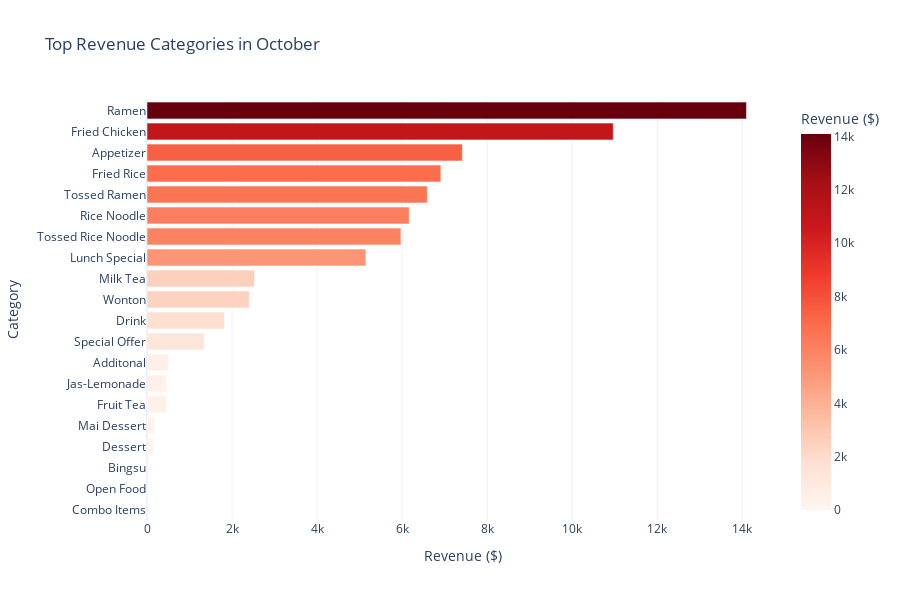

Notebook source saved alongside this figure:
### Code cell
# === Top Revenue Categories (by Amount) ===
revenue_sorted = octDF.sort_values('Amount', ascending=False)

fig2 = px.bar(
    revenue_sorted,
    x='Amount',
    y='Category',
    orientation='h',
    title='Top Revenue Categories in October',
    labels={'Amount': 'Revenue ($)', 'Category': 'Category'},
    color='Amount',
    color_continuous_scale='Reds'
)
fig2.update_layout(
    template='plotly_white',
    height=600,
    yaxis=dict(categoryorder='total ascending')
)
fig2.show()

### Figure 1 — Plotly figure (JSON) as saved in the notebook; plotly's stock layout.template omitted (floating-point values rounded to 4 significant figures)
{"data": [{"hovertemplate": "Revenue ($)=%{marker.color}<br>Category=%{y}<extra></extra>", "legendgroup": "", "marker": {"color": [14100.0, 10970.0, 7416.0, 6911.0, 6591.0, 6167.0, 5971.0, 5149.0, 2528.0, 2407.0, 1821.0, 1345.0, 508.5, 461.3, 460.0, 184.8, 153.6, 60.52, 9.31, 0.0], "coloraxis": "coloraxis", "pattern": {"shape": ""}}, "name": "", "orientation": "h", "showlegend": false, "textposition": "auto", "x": [14100.0, 10970.0, 7416.0, 6911.0, 6591.0, 6167.0, 5971.0, 5149.0, 2528.0, 2407.0, 1821.0, 1345.0, 508.5, 461.3, 460.0, 184.8, 153.6, 60.52, 9.31, 0.0], "xaxis": "x", "y": ["Ramen", "Fried Chicken", "Appetizer", "Fried Rice", "Tossed Ramen", "Rice Noodle", "Tossed Rice Noodle", "Lunch Special", "Milk Tea", "Wonton", "Drink", "Special Offer", "Additonal", "Jas-Lemonade", "Fruit Tea", "Mai Dessert", "Dessert", "Bingsu", "Open Food", "Combo Items"], "yaxis": "y", "type": "bar"}], "layout": {"xaxis": {"anchor": "y", "domain": [0.0, 1.0], "title": {"text": "Revenue ($)"}}, "yaxis": {"anchor": "x", "domain": [0.0, 1.0], "title": {"text": "Category"}, "categoryorder": "total ascending"}, "coloraxis": {"colorbar": {"title": {"text": "Revenue ($)"}}, "colorscale": [[0.0, "rgb(255,245,240)"], [0.125, "rgb(254,224,210)"], [0.25, "rgb(252,187,161)"], [0.375, "rgb(252,146,114)"], [0.5, "rgb(251,106,74)"], [0.625, "rgb(239,59,44)"], [0.75, "rgb(203,24,29)"], [0.875, "rgb(165,15,21)"], [1.0, "rgb(103,0,13)"]]}, "legend": {"tracegroupgap": 0}, "title": {"text": "Top Revenue Categories in October"}, "barmode": "relative", "height": 600}}
